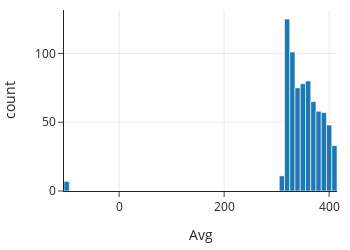

This figure's notebook cell:
### Markdown cell above
All of the missing data are in the early years of operation. The number of days of operation of the equipment may not have been collected in the early days of operation. It also appears that there might have been problems with the equipment in the mid to late 80s. What do we do with these conjectures? We can try to confirm them by looking through documentation about the historical readings. If we are concerned about the impact on the CO2 averages for records with missing values for the feature `days`, then a simple solution would be to drop the earliest recordings. However, we would want to delay such action until after we have examined the time trends and assess whether there are any potential problems.

Next, let's return to the -99.99 values for the average CO2 measurement and begin our checks with a histogram.

### Code cell
px.histogram(co2, x='Avg', width=350, height=250)

### Figure 1 — Plotly figure (JSON) as saved in the notebook; plotly's stock layout.template omitted (floating-point values rounded to 4 significant figures; data arrays with more than 128 entries replaced by an {"elided": "..."} marker saying what was removed)
{"data": [{"alignmentgroup": "True", "bingroup": "x", "hovertemplate": "Avg=%{x}<br>count=%{y}<extra></extra>", "legendgroup": "", "marker": {"color": "#1F77B4", "pattern": {"shape": ""}}, "name": "", "offsetgroup": "", "orientation": "v", "showlegend": false, "type": "histogram", "x": {"elided": "738 float values"}, "xaxis": "x", "yaxis": "y"}], "layout": {"barmode": "relative", "height": 250, "legend": {"tracegroupgap": 0}, "width": 350, "xaxis": {"anchor": "y", "autorange": true, "domain": [0, 1], "range": [-105, 415], "title": {"text": "Avg"}, "type": "linear"}, "yaxis": {"anchor": "x", "autorange": true, "domain": [0, 1], "range": [0, 131.6], "title": {"text": "count"}}}}
